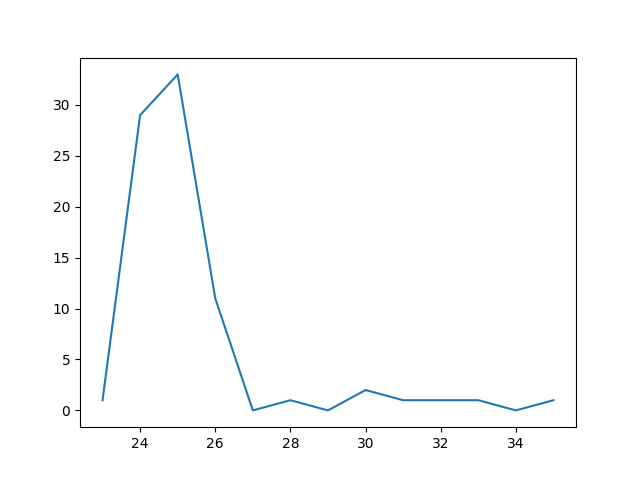

Reproduce this figure in Python.
import json
import csv
import os
import datetime
import matplotlib.pyplot as plt
from config import project_folder

path = project_folder + "code/"
file = 'result_fb62884cc3fa8a4bfb36535fa628acff22830025acb5ebe31e1ef5ef.json'


def extract_week_number(raw_date):
    year = raw_date[:4]
    month = raw_date[5:7]
    day = raw_date[8:]
    dt = datetime.date(int(year), int(month), int(day))
    wk = dt.isocalendar()[1]
    return wk


'''
with open(path + file, 'r') as data_file:
	for line in data_file.readlines():
        	data = json.loads(line)
		print data
		break	
'''


def create_unique_video_dictionary(min_week, max_week):
    temp_dict = {}
    for i in range(min_week, max_week + 1):
        temp_dict[i] = []
    return temp_dict


store_week_number = []
week_unique_video = create_unique_video_dictionary(23, 35)

with open(path + file, 'r') as data_file:
    for line in data_file.readlines():
        data = json.loads(line)
        raw_Video_Id = data['Video_Id']
        raw_date = data['date']
        week_number = extract_week_number(raw_date)
        if raw_Video_Id != 'null':

            if week_number in week_unique_video:
                week_unique_video[week_number].append(raw_Video_Id)
            else:
                week_unique_video[week_number] = [raw_Video_Id]
        store_week_number.append(week_number)

    print min(store_week_number), len(store_week_number), max(store_week_number)

    keys = []
    values1 = []
    values2 = []
    for key in week_unique_video:
        keys.append(key)
        values1.append(len(list(set(week_unique_video[key]))))
        values2.append(len(week_unique_video[key]))

Z1 = sorted(keys)
Z2 = [x for _, x in sorted(zip(keys, values1))]
Z3 = [x for _, x in sorted(zip(keys, values2))]

print(Z1)
print(Z2)
print(Z3)

plt.plot(Z1, Z2)
plt.savefig('uniquevideo.png')
plt.show()
